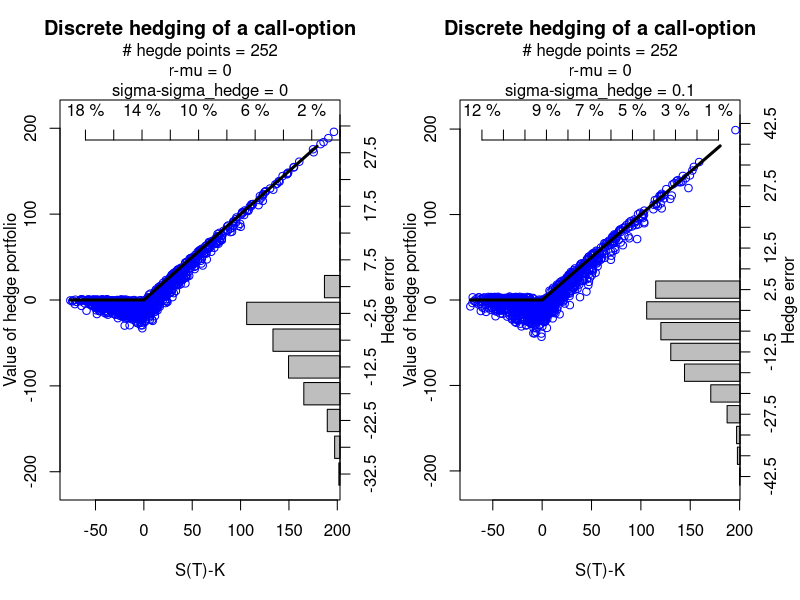
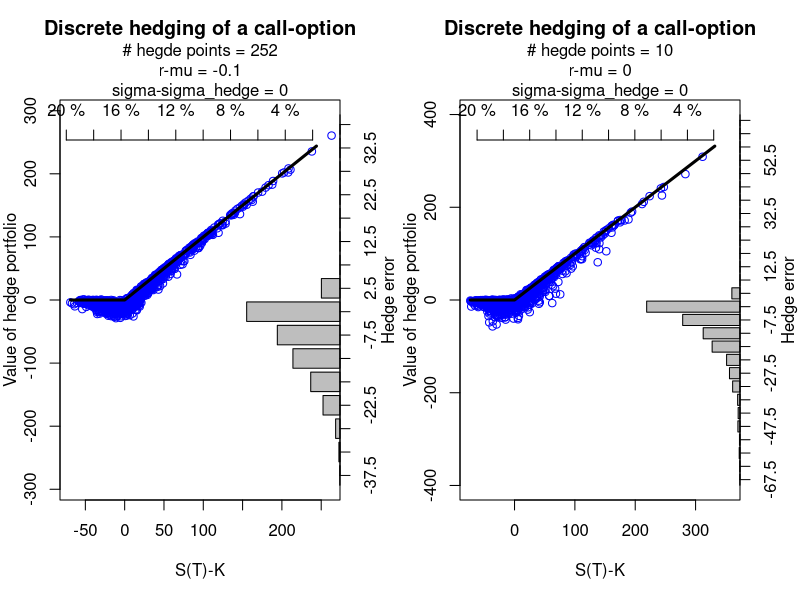
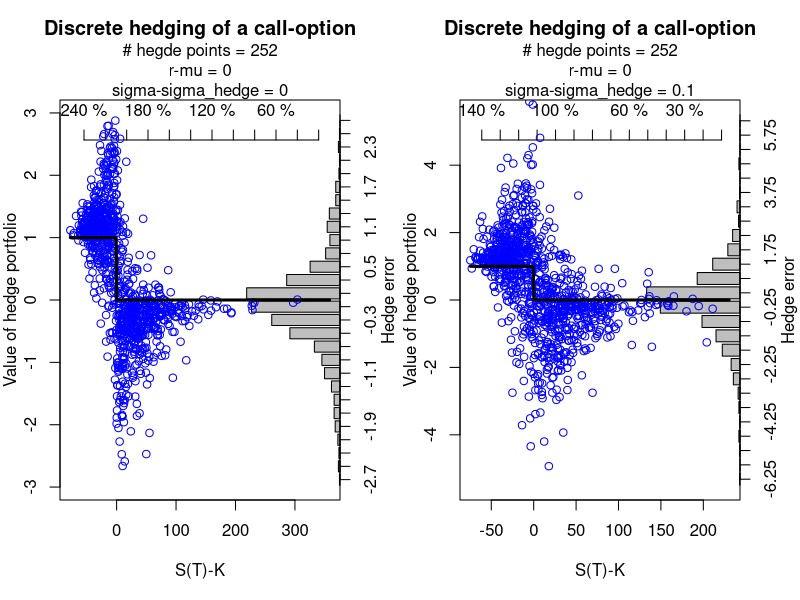
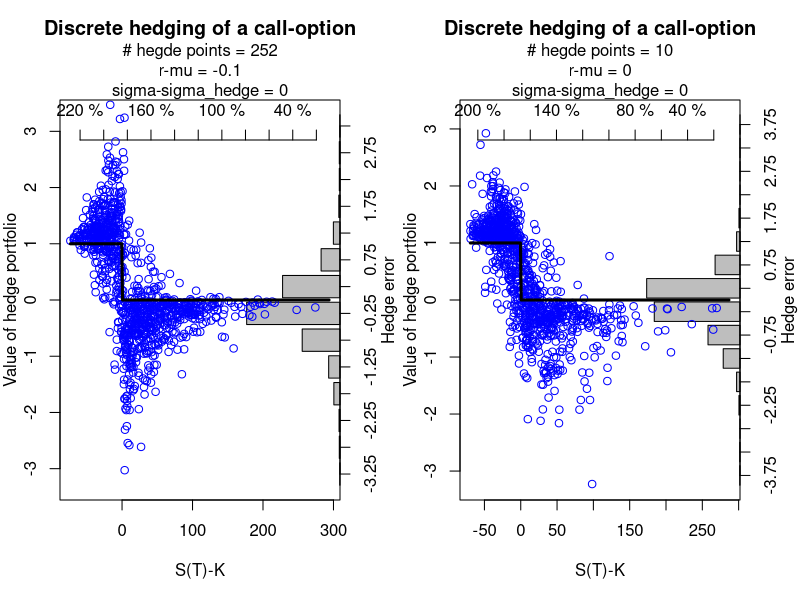

Source code (R) for these figures, in order:

BlackScholesFormula  <- function (spot,timetomat,strike,r, q=0, sigma, opttype=1, greektype=1)
{ 
  "
  Docstring skrevet af Jonas Wolff
  
  -----
  param spot
  ::Type float
    Start kurs
  
  param timetomat
  ::Type float
    løbetiden
    
  param strike
  ::Type float
    Strike
    
  param r
  ::Type float
    risikofri rente
  
  param q
  ::Type float
    tids diskontering på param. spot
    
  param sigma
  ::Type float
    sigma i blackschols (i.e. wienerprocessens koeficient)
    
  param opttype
  ::Type float
    =1 er det call
  
  param greektype
  ::Type float
    =1 er det prisen
    =2 er det tid t delta'et
    
  return
  ::Type float
    Blacksholes formel output
    
  
  "
  #opttype <- 3
  d1<-(log(spot/strike)+ ((r-q)+0.5*sigma^2)*timetomat)/(sigma*sqrt(timetomat))
  d2<-d1-sigma*sqrt(timetomat)
  # spot = Y_o
  # timetomat = T-t
  # q = (beta-alpha)
  if (opttype==1 && greektype==1) result<-spot*exp(-q*timetomat)*pnorm(d1)-strike*exp(-r*timetomat)*pnorm(d2)
  
  if (opttype==2 && greektype==1) result<-spot*exp(-q*timetomat)*pnorm(d1)-strike*exp(-r*timetomat)*pnorm(d2)-spot*exp(-q*timetomat)+strike*exp(-r*timetomat)
  
  if (opttype==1 && greektype==2) result<-exp(-q*timetomat)*pnorm(d1)
  
  if (opttype==2 && greektype==2) result<-exp(-q*timetomat)*(pnorm(d1)-1)
  
  if (greektype==3) result<-exp(-q*timetomat)*dnorm(d1)/(spot*sigma*sqrt(timetomat))
  
  if (greektype==4) result<-exp(-q*timetomat)*spot*dnorm(d1)*sqrt(timetomat)
  
  
  if (opttype==3 && greektype==1) result<- 1*exp(-r*(timetomat))*pnorm(log(strike/spot),(r-1/2*sigma^2)*timetomat,sigma*sqrt(timetomat))
  if (opttype==3 && greektype==2) result<- -1*exp(-r*(timetomat))*dnorm(log(strike/spot),(r-1/2*sigma^2)*timetomat,sigma*sqrt(timetomat))/spot
  return(result)
  BlackScholesFormula<-result
  
}

BlackScholesImpVol  <- function (obsprice,spot,timetomat,strike,r, q=0, opttype=1)
{ difference<- function(sigBS, obsprice,spot,timetomat,strike,r,q,opttype)
{BlackScholesFormula (spot,timetomat,strike,r,q,sigBS, opttype,1)-obsprice
}
uniroot(difference, c(10^-6,10),obsprice=obsprice,spot=spot,timetomat=timetomat,strike=strike,r=r,q=q,opttype=opttype)$root
}

# INITIALIZE
# ==========
S0<-100
r<-0.02
mu<-0.02

sigma<-0.2
sigma_hedge<-0.2

capT<-1
strike<-100

Nhedge<-252
Nrep<-1000

reset_var <- function(){
  S0<<-100
  r<<-0.02
  mu<<-0.02
  
  sigma<<-0.2
  sigma_hedge<<-0.2
  
  capT<<-1
  strike<<-100
  
  Nhedge<<-252
  Nrep<<-1000
}
reset_var()
# HEDGE
# =====


hedgeerror_plotter <- function(hedgeerror,St,Vpf,strike,opttype_=1){
  St <- St-strike
  strike <- 0
  lim <- max(abs(hedgeerror))
  histdata <- hist(hedgeerror,plot=FALSE,freq=FALSE,breaks=pretty(c(-lim,lim),n=20))
  histdata <- data.frame(Data=histdata$density,Index=histdata$mids)
  rownames(histdata) <- histdata$Index
  if (opttype_ != 3){xlm <- 1}
  if (opttype_ == 3){xlm <- 5}
  xlm <- max(histdata$Data)*3
  bp <- barplot(height=histdata$Data,width=1,pos=0,xlim=c(xlm,0), axes=FALSE, frame.plot=FALSE,xlab="",ylab="",main="", horiz=TRUE)
  axis(side=4, at = bp, labels=histdata$Index)#,labels=histdata$mids)
  mtext("Hedge error", side = 4, line = 1.9, col = 1)
  axis(side=3, at = pretty(c(xlm*0.9,xlm*0.1),n=10), line=-2, labels = paste(pretty(c(xlm*0.9,xlm*0.1),n=10)*100,"%"))
  par(new=TRUE)
  
  xlim_top <- max(St)*0.8
  ylim_top <- max(abs(Vpf))*0.9
  xlim_bot <- min(St)
  
  plot(St,Vpf,col="blue",xlab="S(T)-K",ylab="",xlim=c(xlim_bot,xlim_top),ylim=c(-ylim_top,ylim_top))
  mtext(paste("# hegde points =",Nhedge), side = 3, line = 2, col = 1)
  mtext(paste("r-mu =",r-mu), side = 3, line = 1, col = 1)
  mtext(paste("sigma-sigma_hedge =",sigma-sigma_hedge), side = 3, line = 0, col = 1)
  mtext("Value of hedge portfolio", side = 2, line = 2, col = 1)
  title("Discrete hedging of a call-option", line = 3.25)
  garbage <- function(X){ X[abs(X)>ylim_top/1.2]=NaN;return(X) }
  if (opttype_ == 1){
    points(xlim_bot:xlim_top,garbage(pmax(xlim_bot:xlim_top - strike,0)),type='l',lwd=3) 
  }
  if (opttype_ == 2){
    points(xlim_bot:xlim_top,pmax(strike-xlim_bot:xlim_top,0),type='l',lwd=3) 
  }
  if (opttype_ == 3){
    points(xlim_bot:xlim_top,pmax(strike-xlim_bot:xlim_top,0)/abs(strike-xlim_bot:xlim_top),type='l',lwd=3) 
  }
}


for (opttype_ in c(1,3)){

  main_code <- function() {
    St<-rep(S0, length=Nrep)
    dt<-capT/Nhedge
    #initialoutlay<-BlackScholesFormula(S0,capT,strike, r,0,sigma_hedge,1,1)
    initialoutlay<-BlackScholesFormula(S0,capT,strike, r,0,sigma,opttype_,1)
    
    Vpf<-rep(initialoutlay,length=Nrep)
    
    a<-BlackScholesFormula(St,capT,strike, r,0,sigma_hedge,opttype_,2)
    b<-Vpf-a*St
    
    for(i in 2:Nhedge){
      St<-St*exp((mu-0.5*sigma^2)*dt +(sigma-i/Nhedge)*sqrt(dt)*rnorm(Nrep))
      Vpf<-a*St+b*exp(dt*r)    
      a<-BlackScholesFormula(St,(capT-(i-1)*dt),strike, r,0,sigma_hedge,opttype_,2)
      b<-Vpf-a*St
    }
    
    St<-St*exp((mu-0.5*sigma^2)*dt +sigma*sqrt(dt)*rnorm(Nrep))
    Vpf<-a*St+b*exp(dt*r)
    if (opttype_ == 1){optionpayoff<-pmax(St-strike,0)}
    if (opttype_ == 2){optionpayoff<-pmax(strike-St,0)}
    if (opttype_ == 3){optionpayoff<-pmax(strike-St,0)/abs(strike-St)}
    hedgeerror<-Vpf-optionpayoff
    
    
    # SUMMARY STATS & GRAPHS
    # ======================
    print("---------------------------------------------------")
    print(c(paste("r-mu =",r-mu),paste("sigma-sigma_hedge =",sigma-sigma_hedge),paste("# hegde points =",Nhedge)))
    
    print(paste("Initial investment =",round(initialoutlay,4)))
    print(paste("Average discounted option payoff =",round(exp(-r*capT)*mean(optionpayoff),4)))
    print(paste("Average discounted portfolio value =",round(exp(-r*capT)*mean(Vpf),4)))
    print(paste("Terminal Hedge error mean =",mean(abs(hedgeerror))))
    print(paste("Terminal Hedge error SD =",sd(hedgeerror)))
    
    ToFile<-FALSE
    #par(mfrow=c(1,2))
    if (ToFile) png(file="Scatter.png",res=300,width = 3*480, height = 3*480)
    #(mfrow=c(1,2))
    hedgeerror_plotter(hedgeerror,St,Vpf,strike,opttype_ = opttype_)
    #text(50,125,paste("# hegde points =",Nhedge),adj=0)
    #text(50,120,paste("r-mu =",r-mu),adj=0)
    #text(50,115,paste("sigma-sigma_hedge =",sigma-sigma_hedge),adj=0)
    if (ToFile) dev.off()
    reset_var() # dårlig kode praksis men meget belejligt her.
  }
  
  par(mfrow=c(1,2),mar=c(5,3,5,3))
  main_code() # standard
  
  sigma_hedge <- 0.1
  main_code()
  
  par(mfrow=c(1,2))
  mu <- 0.12
  main_code()
  
  Nhedge <- 10
  main_code()
}
